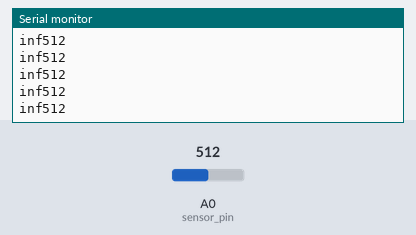
This sketch was run on a simulated Arduino Uno, built with avr-gcc and run on an emulated ATmega328P. Shown: the last lines printed to the serial monitor. The inputs (shaded band) are chosen by the test bench; at power-on: A0 (sensor_pin) = 512.

Above: at 1.2 s.
1.3 s: A0 (sensor_pin) set to 716
At 1.32 s:
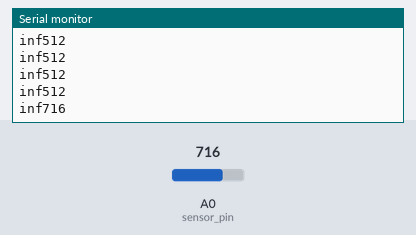
2.8 s: A0 (sensor_pin) set to 785
At 2.84 s:
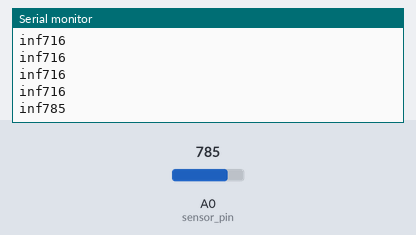
Timing chart, 0 to 5.8 s (numbered marks = the images above; inputs shaded):
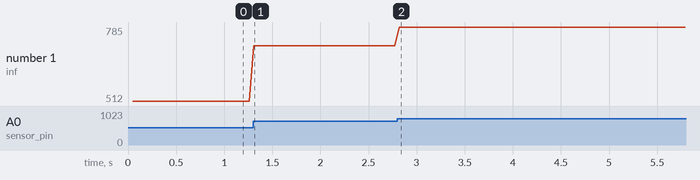

Measured:
- after the input at 1.3 s, the serial monitor: prints a new line at once (image 1)
- after the input at 2.8 s, the serial monitor: prints a new line at once (image 2)
- plotted number 1: 512 → 716 after the input at 1.3 s, 716 → 785 after the input at 2.8 s

The sketch:

lab6.ino
```cpp
// initial variables
const int sensor_pin = 0;
int pulse_signal = 0;
float BPM = 0;

// two flags & two variables to store time data
bool any_peak_detected = false;
bool first_peak_detected = false;
unsigned long first_pulse_time = 0;
unsigned long second_pulse_time = 0;
float pulse_period = 0;

// thresholds for pulse waveform
int upper_threshold = 950;
int lower_threshold = 775;

void setup() {
  // put your setup code here, to run once:

  // initialize serial communications
  Serial.begin(9600);

}

void loop() {
  // put your main code here, to run repeatedly:

  // collect pulse signal and display in serial monitor
  pulse_signal = analogRead(sensor_pin);
  Serial.println(pulse_signal);

  // peak detecion if statement
  delay(50);
  if (pulse_signal > upper_threshold && any_peak_detected == false) {
    any_peak_detected = true;
    // Do something about this peak

    if (first_peak_detected == false) {
      first_pulse_time = millis();
      first_peak_detected = true;
    } else {
      second_pulse_time = millis();
      first_peak_detected = false;
      pulse_period = second_pulse_time - first_pulse_time;
    }

  }
  // reset peak detection if drops below lower threshold
  if (pulse_signal < lower_threshold) {
    any_peak_detected = false;
  }

  float pulse = 60000/pulse_period;
  Serial.print(pulse);

}
```
